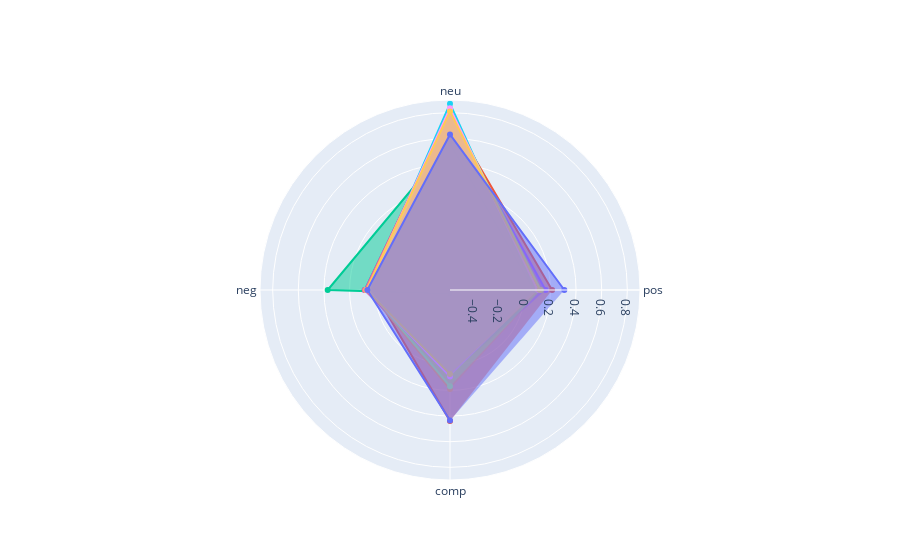

The cell this chart's notebook holds for it:
### Code cell
categories = ['pos', 'neu', 'neg',
       'comp']

fig = go.Figure()

for i, row in unpop_sentiment_df.iterrows(): 
  fig.add_trace(go.Scatterpolar(
        r=row[:5],
        theta=categories,
        fill='toself',
        name=row[-1]
  ))

fig.update_layout(
  polar=dict(
    radialaxis=dict(
      visible=True
    ),
  ),
  showlegend=False
)

fig.show()

### Figure 1 — Plotly figure (JSON) as saved in the notebook; plotly's stock layout.template omitted (floating-point values rounded to 4 significant figures)
{"data": [{"fill": "toself", "name": "freud", "r": [0.1167, 0.8005, 0.0827, 0.06593, "freud"], "theta": ["pos", "neu", "neg", "comp"], "type": "scatterpolar"}, {"fill": "toself", "name": "game on! a comedy crossover event", "r": [0.213, 0.7705, 0.01644, 0.4376, "game on! a comedy crossover event"], "theta": ["pos", "neu", "neg", "comp"], "type": "scatterpolar"}, {"fill": "toself", "name": "resident evil infinite darkness", "r": [0.06977, 0.5596, 0.3706, -0.5544, "resident evil infinite darkness"], "theta": ["pos", "neu", "neg", "comp"], "type": "scatterpolar"}, {"fill": "toself", "name": "jinn", "r": [0.1625, 0.7596, 0.07698, 0.08134, "jinn"], "theta": ["pos", "neu", "neg", "comp"], "type": "scatterpolar"}, {"fill": "toself", "name": "tiny creatures", "r": [0.127, 0.8114, 0.06154, 0.189, "tiny creatures"], "theta": ["pos", "neu", "neg", "comp"], "type": "scatterpolar"}, {"fill": "toself", "name": "too hot to handle", "r": [0.07705, 0.8697, 0.05329, 0.06466, "too hot to handle"], "theta": ["pos", "neu", "neg", "comp"], "type": "scatterpolar"}, {"fill": "toself", "name": "away", "r": [0.1102, 0.8103, 0.07945, 0.08335, "away"], "theta": ["pos", "neu", "neg", "comp"], "type": "scatterpolar"}, {"fill": "toself", "name": "racket boys", "r": [0.1226, 0.826, 0.05141, 0.1676, "racket boys"], "theta": ["pos", "neu", "neg", "comp"], "type": "scatterpolar"}, {"fill": "toself", "name": "reboot the guardian code", "r": [0.09997, 0.8348, 0.06518, 0.09162, "reboot the guardian code"], "theta": ["pos", "neu", "neg", "comp"], "type": "scatterpolar"}, {"fill": "toself", "name": "hache", "r": [0.117, 0.8098, 0.06959, 0.07202, "hache"], "theta": ["pos", "neu", "neg", "comp"], "type": "scatterpolar"}, {"fill": "toself", "name": "sexy beasts", "r": [0.3086, 0.6298, 0.0616, 0.4346, "sexy beasts"], "theta": ["pos", "neu", "neg", "comp"], "type": "scatterpolar"}], "layout": {"polar": {"radialaxis": {"visible": true}}, "showlegend": false}}
